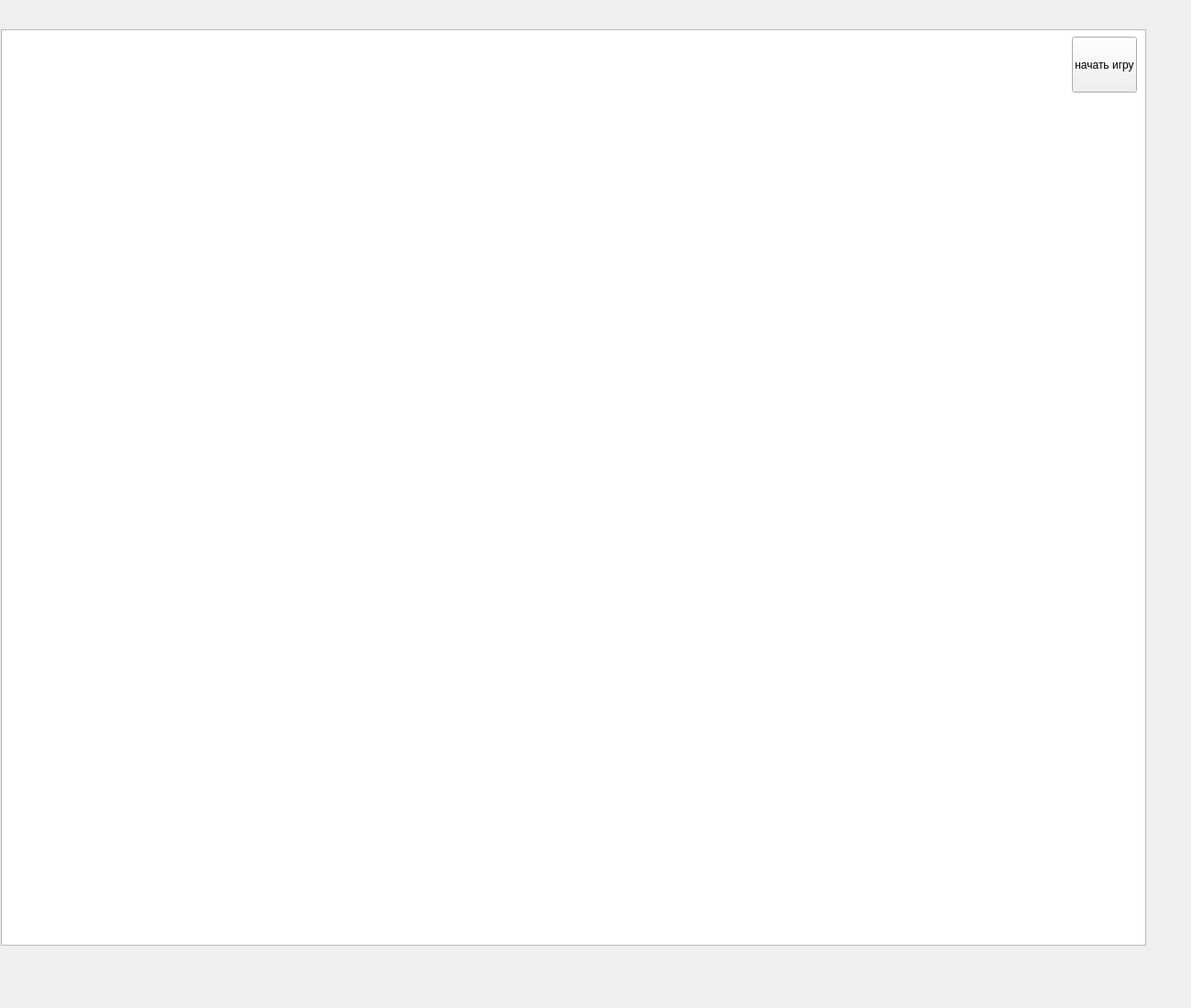
<?xml version="1.0" encoding="UTF-8"?>
<ui version="4.0">
 <class>Widget</class>
 <widget class="QWidget" name="Widget">
  <property name="geometry">
   <rect>
    <x>0</x>
    <y>0</y>
    <width>1300</width>
    <height>1100</height>
   </rect>
  </property>
  <property name="minimumSize">
   <size>
    <width>1300</width>
    <height>1100</height>
   </size>
  </property>
  <property name="maximumSize">
   <size>
    <width>1300</width>
    <height>1100</height>
   </size>
  </property>
  <property name="windowTitle">
   <string>Widget</string>
  </property>
  <widget class="QGraphicsView" name="graphicsView">
   <property name="enabled">
    <bool>true</bool>
   </property>
   <property name="geometry">
    <rect>
     <x>1</x>
     <y>32</y>
     <width>1250</width>
     <height>1000</height>
    </rect>
   </property>
   <property name="minimumSize">
    <size>
     <width>1250</width>
     <height>1000</height>
    </size>
   </property>
   <property name="maximumSize">
    <size>
     <width>1250</width>
     <height>1000</height>
    </size>
   </property>
  </widget>
  <widget class="QPushButton" name="pushButton">
   <property name="geometry">
    <rect>
     <x>1170</x>
     <y>40</y>
     <width>71</width>
     <height>61</height>
    </rect>
   </property>
   <property name="text">
    <string>начать игру</string>
   </property>
  </widget>
 </widget>
 <resources/>
 <connections/>
</ui>
